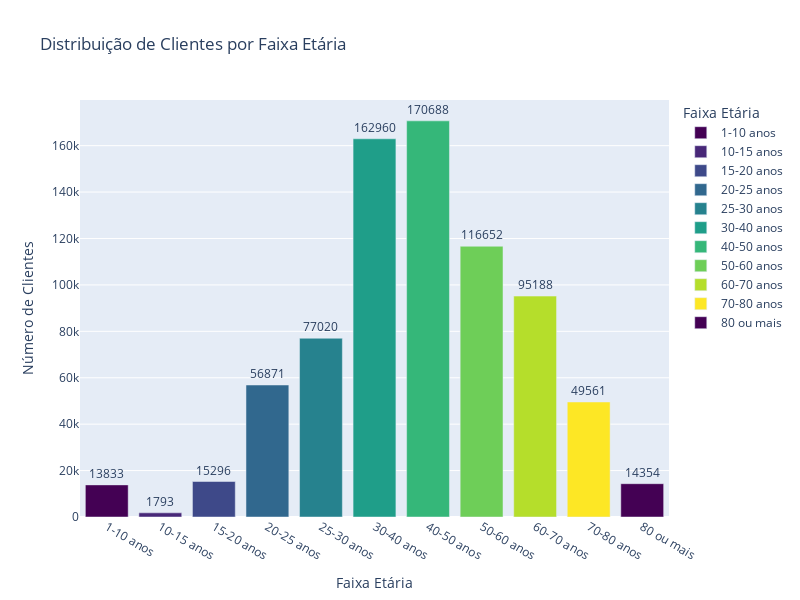

This figure's notebook cell:
### Markdown cell above
## How is the client's age distribution?

### Code cell
# Prepare the data
clientes_data = vendas[['COD_CLIENTE', 'DTNASCIMENTO_CLIENTE']].drop_duplicates()
clientes_data['DTNASCIMENTO_CLIENTE'] = pd.to_datetime(clientes_data['DTNASCIMENTO_CLIENTE'], errors='coerce')
clientes_data['IDADE'] = (pd.to_datetime('today') - clientes_data['DTNASCIMENTO_CLIENTE']).dt.days // 365

# Define bins and labels
bins = [1, 10, 15, 20, 25, 30, 40, 50, 60, 70, 80, 100]
labels = ['1-10 anos', '10-15 anos', '15-20 anos', '20-25 anos', '25-30 anos', '30-40 anos', 
          '40-50 anos', '50-60 anos', '60-70 anos', '70-80 anos', '80 ou mais']

# Create age groups
clientes_data['Faixa_Etaria'] = pd.cut(clientes_data['IDADE'], bins=bins, labels=labels, right=False)

# Count the number of clients in each age group
faixa_etaria_count = clientes_data['Faixa_Etaria'].value_counts().sort_index().reset_index()
faixa_etaria_count.columns = ['Faixa Etária', 'Número de Clientes']

# Plot using Plotly Express
fig = px.bar(faixa_etaria_count, x='Faixa Etária', y='Número de Clientes',
             title='Distribuição de Clientes por Faixa Etária',
             labels={'Faixa Etária': 'Faixa Etária', 'Número de Clientes': 'Número de Clientes'},
             color='Faixa Etária',
             color_discrete_sequence=px.colors.sequential.Viridis,
             text='Número de Clientes')

# Customize layout
fig.update_layout(xaxis_title='Faixa Etária', yaxis_title='Número de Clientes', width=800, height=600)

# Display the text on top of each bar
fig.update_traces(textposition='outside')

# Show the plot
fig.show()

### Figure 1 — Plotly figure (JSON) as saved in the notebook; plotly's stock layout.template omitted (floating-point values rounded to 4 significant figures)
{"data": [{"alignmentgroup": "True", "hovertemplate": "Faixa Etária=%{x}<br>Número de Clientes=%{text}<extra></extra>", "legendgroup": "1-10 anos", "marker": {"color": "#440154", "pattern": {"shape": ""}}, "name": "1-10 anos", "offsetgroup": "1-10 anos", "orientation": "v", "showlegend": true, "text": [13833], "textposition": "outside", "type": "bar", "x": ["1-10 anos"], "xaxis": "x", "y": [13833], "yaxis": "y"}, {"alignmentgroup": "True", "hovertemplate": "Faixa Etária=%{x}<br>Número de Clientes=%{text}<extra></extra>", "legendgroup": "10-15 anos", "marker": {"color": "#482878", "pattern": {"shape": ""}}, "name": "10-15 anos", "offsetgroup": "10-15 anos", "orientation": "v", "showlegend": true, "text": [1793], "textposition": "outside", "type": "bar", "x": ["10-15 anos"], "xaxis": "x", "y": [1793], "yaxis": "y"}, {"alignmentgroup": "True", "hovertemplate": "Faixa Etária=%{x}<br>Número de Clientes=%{text}<extra></extra>", "legendgroup": "15-20 anos", "marker": {"color": "#3e4989", "pattern": {"shape": ""}}, "name": "15-20 anos", "offsetgroup": "15-20 anos", "orientation": "v", "showlegend": true, "text": [15296], "textposition": "outside", "type": "bar", "x": ["15-20 anos"], "xaxis": "x", "y": [15296], "yaxis": "y"}, {"alignmentgroup": "True", "hovertemplate": "Faixa Etária=%{x}<br>Número de Clientes=%{text}<extra></extra>", "legendgroup": "20-25 anos", "marker": {"color": "#31688e", "pattern": {"shape": ""}}, "name": "20-25 anos", "offsetgroup": "20-25 anos", "orientation": "v", "showlegend": true, "text": [56871], "textposition": "outside", "type": "bar", "x": ["20-25 anos"], "xaxis": "x", "y": [56871], "yaxis": "y"}, {"alignmentgroup": "True", "hovertemplate": "Faixa Etária=%{x}<br>Número de Clientes=%{text}<extra></extra>", "legendgroup": "25-30 anos", "marker": {"color": "#26828e", "pattern": {"shape": ""}}, "name": "25-30 anos", "offsetgroup": "25-30 anos", "orientation": "v", "showlegend": true, "text": [77020], "textposition": "outside", "type": "bar", "x": ["25-30 anos"], "xaxis": "x", "y": [77020], "yaxis": "y"}, {"alignmentgroup": "True", "hovertemplate": "Faixa Etária=%{x}<br>Número de Clientes=%{text}<extra></extra>", "legendgroup": "30-40 anos", "marker": {"color": "#1f9e89", "pattern": {"shape": ""}}, "name": "30-40 anos", "offsetgroup": "30-40 anos", "orientation": "v", "showlegend": true, "text": [162960], "textposition": "outside", "type": "bar", "x": ["30-40 anos"], "xaxis": "x", "y": [162960], "yaxis": "y"}, {"alignmentgroup": "True", "hovertemplate": "Faixa Etária=%{x}<br>Número de Clientes=%{text}<extra></extra>", "legendgroup": "40-50 anos", "marker": {"color": "#35b779", "pattern": {"shape": ""}}, "name": "40-50 anos", "offsetgroup": "40-50 anos", "orientation": "v", "showlegend": true, "text": [170688], "textposition": "outside", "type": "bar", "x": ["40-50 anos"], "xaxis": "x", "y": [170688], "yaxis": "y"}, {"alignmentgroup": "True", "hovertemplate": "Faixa Etária=%{x}<br>Número de Clientes=%{text}<extra></extra>", "legendgroup": "50-60 anos", "marker": {"color": "#6ece58", "pattern": {"shape": ""}}, "name": "50-60 anos", "offsetgroup": "50-60 anos", "orientation": "v", "showlegend": true, "text": [116652], "textposition": "outside", "type": "bar", "x": ["50-60 anos"], "xaxis": "x", "y": [116652], "yaxis": "y"}, {"alignmentgroup": "True", "hovertemplate": "Faixa Etária=%{x}<br>Número de Clientes=%{text}<extra></extra>", "legendgroup": "60-70 anos", "marker": {"color": "#b5de2b", "pattern": {"shape": ""}}, "name": "60-70 anos", "offsetgroup": "60-70 anos", "orientation": "v", "showlegend": true, "text": [95188], "textposition": "outside", "type": "bar", "x": ["60-70 anos"], "xaxis": "x", "y": [95188], "yaxis": "y"}, {"alignmentgroup": "True", "hovertemplate": "Faixa Etária=%{x}<br>Número de Clientes=%{text}<extra></extra>", "legendgroup": "70-80 anos", "marker": {"color": "#fde725", "pattern": {"shape": ""}}, "name": "70-80 anos", "offsetgroup": "70-80 anos", "orientation": "v", "showlegend": true, "text": [49561], "textposition": "outside", "type": "bar", "x": ["70-80 anos"], "xaxis": "x", "y": [49561], "yaxis": "y"}, {"alignmentgroup": "True", "hovertemplate": "Faixa Etária=%{x}<br>Número de Clientes=%{text}<extra></extra>", "legendgroup": "80 ou mais", "marker": {"color": "#440154", "pattern": {"shape": ""}}, "name": "80 ou mais", "offsetgroup": "80 ou mais", "orientation": "v", "showlegend": true, "text": [14354], "textposition": "outside", "type": "bar", "x": ["80 ou mais"], "xaxis": "x", "y": [14354], "yaxis": "y"}], "layout": {"barmode": "relative", "height": 600, "legend": {"title": {"text": "Faixa Etária"}, "tracegroupgap": 0}, "title": {"text": "Distribuição de Clientes por Faixa Etária"}, "width": 800, "xaxis": {"anchor": "y", "categoryarray": ["1-10 anos", "10-15 anos", "15-20 anos", "20-25 anos", "25-30 anos", "30-40 anos", "40-50 anos", "50-60 anos", "60-70 anos", "70-80 anos", "80 ou mais"], "categoryorder": "array", "domain": [0, 1], "title": {"text": "Faixa Etária"}}, "yaxis": {"anchor": "x", "domain": [0, 1], "title": {"text": "Número de Clientes"}}}}
